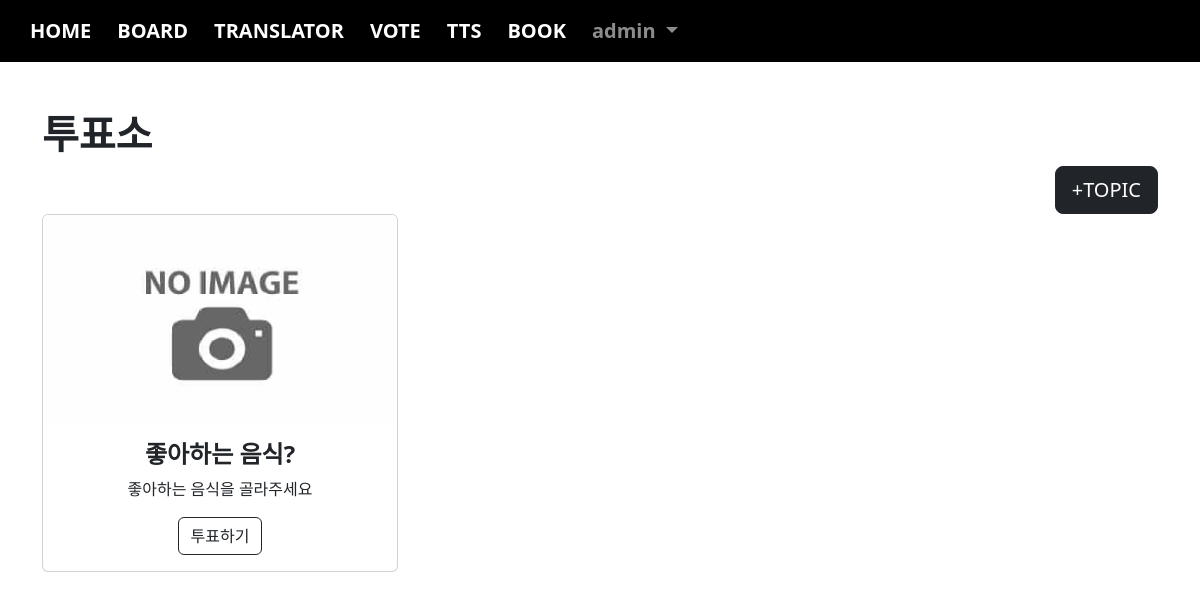
/vote/index/ (signed in), run on the app's committed database.
### acc/models.py (models this page shows)
class User(AbstractUser):
    pic = models.ImageField(upload_to="usr/%y/%m")
    comment = models.TextField()
    age = models.IntegerField(default=0)
    def getpic(self):
        if self.pic:
            return self.pic.url
        return "/media/noimage.png"

### vote/models.py (models this page shows, shortened)
class Topic(models.Model):
    subject = models.CharField(max_length=100)
    maker = models.ForeignKey(User, on_delete=models.CASCADE, related_name="maker")
    content = models.TextField()
    voter = models.ManyToManyField(User, blank=True, related_name="voter")

### vote/views.py (the view)
# urls.py: path('index/', views.index, name="index"),
def index(request):
    t = Topic.objects.all()
    context = {
        "tset" : t,
    }
    return render(request, "vote/index.html", context)

### templates/vote/index.html (shortened to what this page needs)
{% extends 'base.html' %}
{% block con %}
    <h1><b>투표소</b></h1>
    <div class="text-end">
        <a href="{% url 'vote:create' %}" class="btn btn-dark btn-lg">+TOPIC</a>
    </div>
    <div class="row">
        {% for i in tset %}
            <div class="col-sm-4">
                <div class="card text-center">
                    <img src="{{ i.maker.getpic }}" class="card-img-top" alt="...">
                    <div class="card-body" {% if user in i.voter.all %} style="background-color: rgb(250, 235, 215);" {% endif %}>
                        <h4 class="card-title"><b>{{i.subject}}</b></h4>
                        <p class="card-text">{{i.content|truncatewords:4}}</p>
                        <a href="{% url 'vote:detail' i.id %}" class="btn btn-outline-dark">
                            투표하기
                        </a>
                    </div>
                </div>
            </div>
        {% endfor %}
    </div>
{% endblock %}

### templates/base.html (shortened to what this page needs)
<!doctype html>
<html lang="en">
    <head>
        <link href="https://cdn.jsdelivr.net/npm/bootstrap@5.2.2/dist/css/bootstrap.min.css" rel="stylesheet">
    </head>
    <body>
        {% if user.is_authenticated %}
            <nav class="navbar navbar-expand-lg navbar-dark" style="background-color: rgb(0, 0, 0);">
                <div class="container-fluid">
                    <div class="collapse navbar-collapse" id="navbarSupportedContent">
                        <ul class="navbar-nav me-auto mb-2 mb-lg-0">
                            <li class="nav-item">
                                <a class="nav-link active" aria-current="page" href="#">HOME</a>
                            </li>
                            <li class="nav-item">
                                <a class="nav-link active" aria-current="page" href="{% url 'board:index' %}">BOARD</a>
                            </li>
                            <li class="nav-item">
                                <a class="nav-link active" aria-current="page" href="{% url 'trans:index' %}">TRANSLATOR</a>
                            </li>
                            <li class="nav-item">
                                <a class="nav-link active" aria-current="page" href="{% url 'vote:index' %}">VOTE</a>
                            </li>
                            <li class="nav-item">
                                <a class="nav-link active" aria-current="page" href="{% url 'tts:index' %}">TTS</a>
                            </li>
                            <li class="nav-item">
                                <a class="nav-link active" aria-current="page" href="{% url 'book:index' %}">BOOK</a>
                            </li>
                            <li class="nav-item dropdown">
                                <a class="nav-link dropdown-toggle" href="#" role="button" data-bs-toggle="dropdown" aria-expanded="false">
                                    {{ user }}
                                </a>
                            </li>
                        </ul>
                    </div>
                </div>
            </nav>
        {% endif %}
        <div class="container mt-5 mb-5">
            {% block con %}
            {% endblock %}
        </div>
    </body>
</html>

### templates/base.html (style rules this page uses)
.nav-item { font-size: 20px; font-weight: bold; margin-left: 10px; }

### data on the page
User: username "admin"
Topic: subject "좋아하는 음식?", content "좋아하는 음식을 골라주세요"
